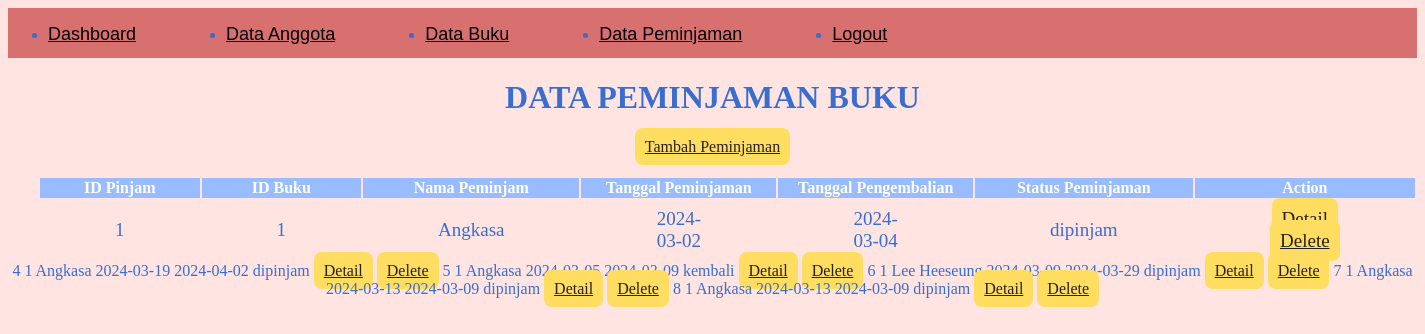
The page /ptg/pmjm.php on the database its author committed.
### tables this page shows
CREATE TABLE `peminjaman` (
  `IDpinjam` int(11) NOT NULL,
  `IDuser` int(11) NOT NULL,
  `IDbuku` int(11) NOT NULL,
  `nama` varchar(255) NOT NULL,
  `tgl_pinjam` date NOT NULL,
  `tgl_kembali` date NOT NULL,
  `status` enum('dipinjam','kembali') NOT NULL
);

### ptg/pmjm.php (the view, shortened to what this page needs)
<?php
    include 'layout/header.php';
?>
<!DOCTYPE html>
<head>
    <link rel='stylesheet' type='text/css' media='screen' href='../css/pmj_ptg.css'>
</head>
<body>
    <h1>DATA PEMINJAMAN BUKU</h1>
    <a href="data/tambah_pinjam.php" class="btn btn-warning">Tambah Peminjaman</a>
    <table>
    <thead>
        <tr>
        <th scope ="col">ID Pinjam</th>
        <th scope ="col">ID Buku</th>
        <th scope ="col">Nama Peminjam</th>
        <th scope ="col">Tanggal Peminjaman</th>
        <th scope ="col">Tanggal Pengembalian</th>
        <th scope ="col">Status Peminjaman</th>
        <th scope ="col">Action</th>
        </tr>
        <?php
        include '../koneksi/koneksi.php';
        $data = mysqli_query($koneksi, "SELECT * FROM peminjaman");
        while ($d = mysqli_fetch_array($data)) {
        ?>
    </thead>
        <tbody>
            <tr>
            <td scope="row"><?php echo $d['IDpinjam'];?></td>
                <td><?php echo $d['IDbuku'];?></td>
                <td><?php echo $d['nama'];?></td>
                <td><?php echo $d['tgl_pinjam'];?></td>
                <td><?php echo $d['tgl_kembali'];?></td>
                <td><?php echo $d['status'];?></td>
                <td>
                <a href="data/detail_pmj.php" class="btn btn-Danger">Detail</a>
                <a href="data/del_pinjam.php" class="btn btn-Danger">Delete</a>
                </td>
            </tr>
        </tbody>
    </table>
    <?php
        }
    ?>
</body>
</html>

### css/pmj_ptg.css (style rules this page uses)
html { background-color: mistyrose; color: rgb(57, 109, 207); text-align: center; margin: 0; padding: 0; }
.btn { margin-top: 50px; margin-bottom: 20px; border-radius: 8px; background-color: rgb(255, 221, 96); color: rgb(40, 32, 32) ; padding: 10px; }
table { margin-top: 20px; margin-left: 30px; justify-items: center; align-items: center; }
thead { background-color: rgb(152, 188, 255); margin-top: 45px; color: rgb(255, 255, 255); }
td { padding: 8px 75px; border-color : 2px solid black; text-align: center; border-style: initial ; font-size: 19px; }

### rows shown on the page
peminjaman: IDpinjam "1", IDbuku "1", nama "Angkasa", tgl_pinjam "2024-03-02", tgl_kembali "2024-03-04", status "dipinjam"
peminjaman: IDpinjam "4", IDbuku "1", nama "Angkasa", tgl_pinjam "2024-03-19", tgl_kembali "2024-04-02", status "dipinjam"
peminjaman: IDpinjam "5", IDbuku "1", nama "Angkasa", tgl_pinjam "2024-03-05", tgl_kembali "2024-03-09", status "kembali"
peminjaman: IDpinjam "6", IDbuku "1", nama "Lee Heeseung", tgl_pinjam "2024-03-09", tgl_kembali "2024-03-29", status "dipinjam"
peminjaman: IDpinjam "7", IDbuku "1", nama "Angkasa", tgl_pinjam "2024-03-13", tgl_kembali "2024-03-09", status "dipinjam"
peminjaman: IDpinjam "8", IDbuku "1", nama "Angkasa", tgl_pinjam "2024-03-13", tgl_kembali "2024-03-09", status "dipinjam"
